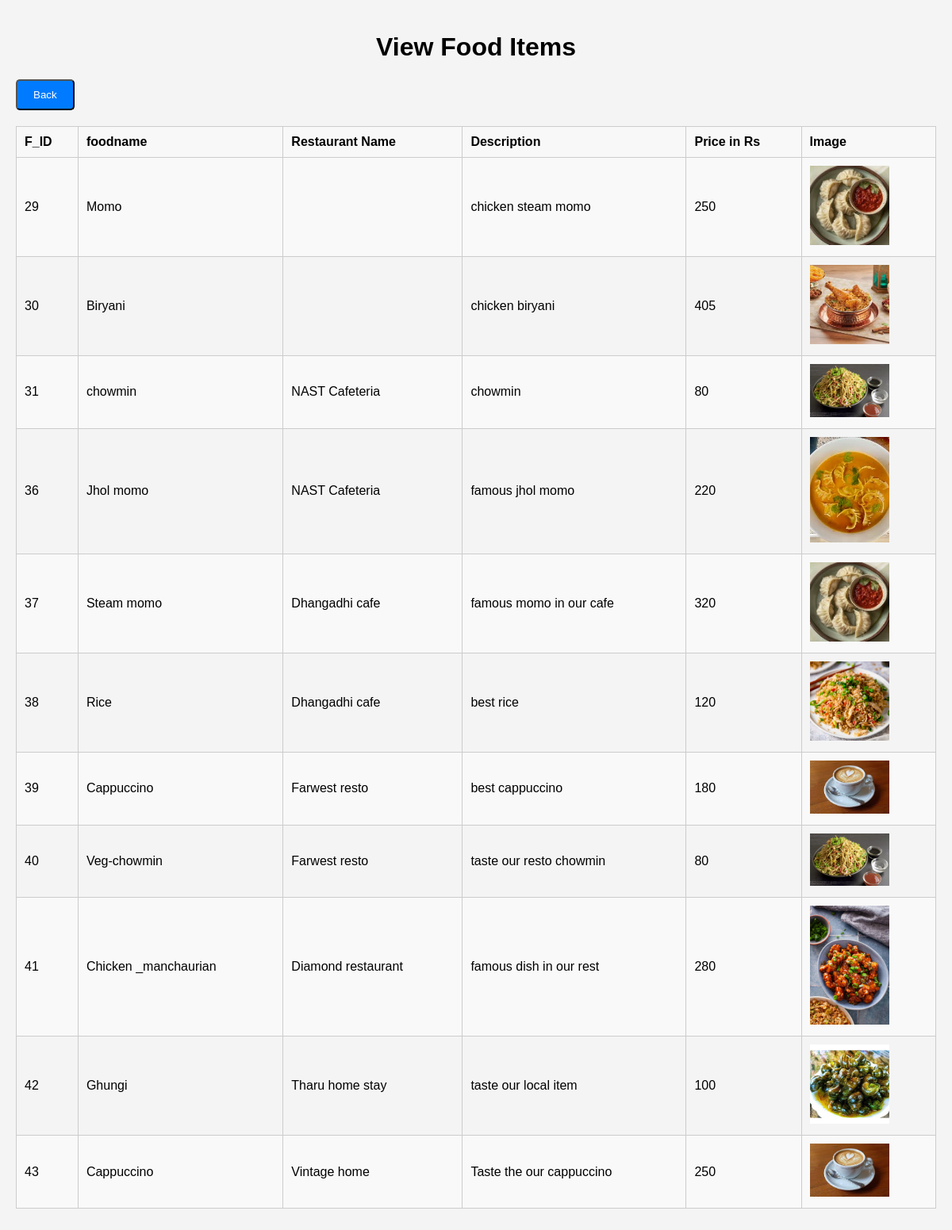
/OFOS/viewmenu.php, run on the app's committed database.
### tables this page shows
CREATE TABLE `view_foods` (
  `F_ID` int(11) NOT NULL,
  `R_ID` int(11) NOT NULL,
  `foodname` varchar(50) NOT NULL,
  `price` bigint(20) NOT NULL,
  `description` varchar(100) NOT NULL,
  `image` varchar(255) NOT NULL
);

CREATE TABLE `tbl_restaurants` (
  `R_ID` int(11) NOT NULL,
  `o_id` int(11) NOT NULL,
  `name` varchar(50) NOT NULL,
  `email` varchar(50) NOT NULL,
  `contact` bigint(10) NOT NULL,
  `address` varchar(50) NOT NULL
);

### OFOS/viewmenu.php (the view, shortened to what this page needs)
<?php
include 'db.php';
$result = $conn->query("SELECT * FROM view_foods left join tbl_restaurants on view_foods.R_ID = tbl_restaurants.R_ID");
?>
<!DOCTYPE html>
<html lang="en">
<head>
</head>
<body>
    <h1>View Food Items</h1>
    <button class="back-button" onclick="history.back()">Back</button>
    <table>
        <tr>
            <th>F_ID</th>
            <th>foodname</th>
            <th>Restaurant Name</th>
            <th>Description</th>
            <th>Price in Rs</th>
            <th>Image</th>
        </tr>
        <?php
        if ($result && $result->num_rows > 0) {
            while($row = $result->fetch_assoc()) { ?>
        <tr>
            <td><?php echo $row['F_ID']; ?></td>
            <td><?php echo $row['foodname']; ?></td>
            <td><?php echo $row['name']; ?></td>
            <td><?php echo $row['description']; ?></td>
            <td><?php echo $row['price']; ?></td>
            <td><img src="./uploads/<?php echo $row['image']; ?>" alt="<?php echo $row['foodname']; ?>"></td>
        </tr>
        <?php }
        } else {
            echo "<tr><td colspan='5'>No food items found.</td></tr>";
        } ?>
    </table>
</body>
</html>

### OFOS/viewmenu.php (style rules this page uses)
body { font-family: Arial, sans-serif; margin: 0; padding: 20px; background-color: #f4f4f4; }
h1 { text-align: center; }
table { width: 100%; border-collapse: collapse; margin-bottom: 20px; }
table, th, td { border: 1px solid #ccc; }
th, td { padding: 10px; text-align: left; }
th { background-color: #f8f8f8; }
tr:nth-child(even) { background-color: #f9f9f9; }
td img { width: 100px; height: auto; }
.back-button { display: inline-block; margin-bottom: 20px; padding: 10px 20px; background-color: #007bff; color: white; text-decoration: none; border-radius: 5px; cursor: pointer; }

### data on the page
view_foods: F_ID "29", foodname "Momo", description "chicken steam momo", price "250", image (picture)
view_foods: F_ID "30", foodname "Biryani", description "chicken biryani", price "405", image (picture)
view_foods: F_ID "31", foodname "chowmin", R_ID.name "NAST Cafeteria", description "chowmin", price "80", image+foodname (picture)
view_foods: F_ID "36", foodname "Jhol momo", R_ID.name "NAST Cafeteria", description "famous jhol momo", price "220", image (picture)
view_foods: F_ID "37", foodname "Steam momo", R_ID.name "Dhangadhi cafe", description "famous momo in our cafe", price "320", image (picture)
view_foods: F_ID "38", foodname "Rice", R_ID.name "Dhangadhi cafe", description "best rice", price "120", image (picture)
view_foods: F_ID "39", foodname "Cappuccino", R_ID.name "Farwest resto", description "best cappuccino", price "180", image (picture)
view_foods: F_ID "40", foodname "Veg-chowmin", R_ID.name "Farwest resto", description "taste our resto chowmin", price "80", image (picture)
view_foods: F_ID "41", foodname "Chicken _manchaurian", R_ID.name "Diamond restaurant", description "famous dish in our rest", price "280", image (picture)
view_foods: F_ID "42", foodname "Ghungi", R_ID.name "Tharu home stay", description "taste our local item", price "100", image (picture)
view_foods: F_ID "43", foodname "Cappuccino", R_ID.name "Vintage home", description "Taste the our cappuccino", price "250", image (picture)
